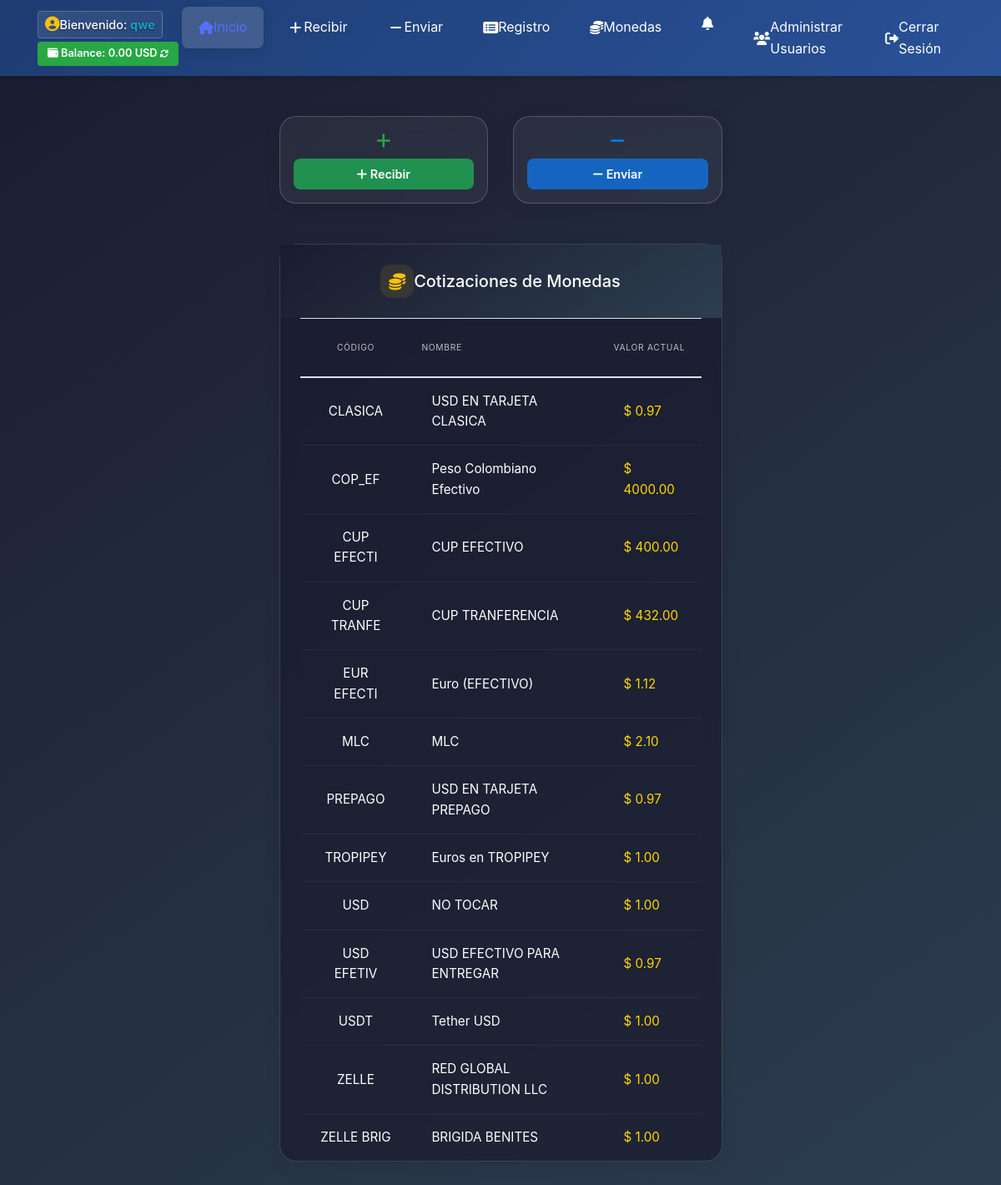
Page /eglisapp/ (signed in) on the committed database.
### remesas/models.py (models this page shows, shortened)
class Moneda(models.Model):
    TIPO_MONEDA_CHOICES = [
        ('efectivo', 'Efectivo'),
        ('transferencia', 'Transferencia'),
    ]
    codigo = models.CharField(max_length=10, unique=True, verbose_name='Código')
    nombre = models.CharField(max_length=50, verbose_name='Nombre')
    valor_actual = models.DecimalField(
        max_digits=15,
        decimal_places=6,
        verbose_name='Valor Actual',
        help_text='Valor actual de la moneda respecto al USD'
    )
    valor_comercial = models.DecimalField(
        max_digits=15,
        decimal_places=6,
        verbose_name='Valor Comercial',
        help_text='Valor comercial de la moneda para transacciones'
    )
    tipo_moneda = models.CharField(
        max_length=20,
        choices=TIPO_MONEDA_CHOICES,
        default='transferencia',
        verbose_name='Tipo de Moneda',
        help_text='Tipo de moneda: efectivo o transferencia'
    )
    activa = models.BooleanField(default=True, verbose_name='Activa')
    fecha_creacion = models.DateTimeField(auto_now_add=True)
    fecha_actualizacion = models.DateTimeField(auto_now=True)
    class Meta:
        verbose_name = 'Moneda'
        verbose_name_plural = 'Monedas'
        ordering = ['codigo']

### eglisapp/views.py (the view)
# urls.py: 2. Add a URL to urlpatterns:  path('', views.home, name='home')
@login_required
def home(request):
    from remesas.models import Moneda
    monedas = Moneda.objects.filter(activa=True)
    return render(request, 'eglisapp/home.html', {'monedas': monedas})

### eglisapp/templates/eglisapp/home.html (shortened to what this page needs)
{% extends "eglisapp/base.html" %}
{% load static %}
{% block content %}
<section class="hero-section min-vh-100 d-flex align-items-center py-4 py-md-5" style="background: transparent;">
    <div class="container px-4">
        <div class="row justify-content-center mb-4 mb-md-5">
            <div class="col-12">
                <div class="row g-2 justify-content-center">
                    <div class="col-5 col-sm-4 col-md-3">
                        <div class="card h-100 bg-recibir hover-shadow transition">
                            <div class="card-body text-center p-2 p-sm-3">
                                <div class="mb-2">
                                    <i class="fas fa-plus fa-lg text-success"></i>
                                </div>
                                <a href="{% url 'remesas:nueva_remesa' %}" class="btn w-100 btn-action btn-recibir btn-compact">
                                    <i class="fas fa-plus me-1"></i> Recibir
                                </a>
                            </div>
                        </div>
                    </div>
                    <div class="col-5 col-sm-4 col-md-3">
                        <div class="card h-100 bg-enviar hover-shadow transition">
                            <div class="card-body text-center p-2 p-sm-3">
                                <div class="mb-2">
                                    <i class="fas fa-minus fa-lg text-primary"></i>
                                </div>
                                <a href="{% url 'remesas:crear_pago' %}" class="btn w-100 btn-action btn-enviar btn-compact">
                                    <i class="fas fa-minus me-1"></i> Enviar
                                </a>
                            </div>
                        </div>
                    </div>
                </div>
            </div>
        </div>
        <div class="row justify-content-center">
            <div class="col-12 col-md-8 col-lg-6">
                <div class="card shadow-lg cotizaciones-card">
                    <div class="card-header py-4 border-0" style="background: linear-gradient(145deg, #1a1c2e, #2c3e50);">
                        <div class="d-flex align-items-center justify-content-center">
                            <div class="header-icon me-3">
                                <i class="fas fa-coins fa-lg text-warning"></i>
                            </div>
                            <h5 class="mb-0 text-white fw-semibold">Cotizaciones de Monedas</h5>
                        </div>
                    </div>
                    <div class="card-body px-4 py-0">
                        <div class="table-responsive">
                            <table class="table table-hover mb-0 cotizaciones-table">
                                <thead>
                                    <tr>
                                        <th class="py-4 text-center text-uppercase"><small>Código</small></th>
                                        <th class="py-4 text-uppercase"><small>Nombre</small></th>
                                        <th class="py-4 text-end text-uppercase"><small>Valor Actual</small></th>
                                    </tr>
                                </thead>
                                <tbody>
                                    {% for moneda in monedas %}
                                    <tr class="cotizacion-row">
                                        <td class="py-3 px-4 border-0 text-center">
                                            <span class="text-white-75">{{ moneda.codigo }}</span>
                                        </td>
                                        <td class="py-3 px-4 border-0">
                                            <span class="text-white-75">{{ moneda.nombre }}</span>
                                        </td>
                                        <td class="py-3 px-4 border-0 text-end">
                                            <span class="fw-semibold" style="color: #ffd700;">$ {{ moneda.valor_actual|floatformat:2 }}</span>
                                        </td>
                                    </tr>
                                    {% endfor %}
                                </tbody>
                            </table>
                        </div>
                    </div>
                </div>
            </div>
        </div>
    </div>
</section>
{% endblock %}

### eglisapp/templates/eglisapp/base.html (shortened to what this page needs)
<!DOCTYPE html>
<html lang="es">
<head>
    {% load static %}
    <link href="{% static 'eglisapp/vendor/bootstrap/css/bootstrap.min.css' %}" rel="stylesheet">
    <link href="{% static 'eglisapp/css/gestion.css' %}" rel="stylesheet">
    <link rel="stylesheet" href="https://cdnjs.cloudflare.com/ajax/libs/font-awesome/6.0.0/css/all.min.css">
    <link rel="stylesheet" href="https://cdn.jsdelivr.net/npm/sweetalert2@11/dist/sweetalert2.min.css">
</head>
<body{% block body_class %}{% endblock %}>
    <nav class="navbar navbar-expand-lg navbar-dark sticky-top py-2" id="mainNav">
        <div class="container">
            {% if user.is_authenticated %}
            <div class="d-flex flex-column align-items-start">
              <div class="text-white mb-1 px-2 py-1 rounded" style="background: linear-gradient(135deg, rgba(255,255,255,0.1), rgba(255,255,255,0.05)); border: 1px solid rgba(255,255,255,0.2); backdrop-filter: blur(10px);">
                <div class="d-flex align-items-center gap-2">
                  <i class="fas fa-user-circle text-warning" style="font-size: 1.1rem;"></i>
                  <span style="font-size: 0.9rem; font-weight: 500; text-shadow: 0 1px 2px rgba(0,0,0,0.5);">
                    Bienvenido: <strong class="text-info">{{ user.first_name|default:user.username }}</strong>
                  </span>
                </div>
              </div>
              {% if user.is_authenticated %}
              <div class="d-flex align-items-center">
                {% if user_balance is not None and user_balance >= 0 %}
                <span class="badge bg-success rounded-pill fs-4" id="balance-badge" style="cursor: pointer;" title="Clic para actualizar balance">
                <i class="fas fa-wallet me-1"></i>
                <span class="fw-medium">Balance:</span>
                  <span id="balance-amount">{{ user_balance|floatformat:2 }}</span> <span id="balance-currency">{{ user_balance_moneda }}</span>
                  <i class="fas fa-sync-alt ms-1" id="balance-refresh-icon" style="font-size: 0.8em;"></i>
                </span>
                {% endif %}
              </div>
              {% endif %}
            </div>
            {% endif %}
      <div class="collapse navbar-collapse mt-2 mt-lg-0" id="navbarResponsive">
        <ul class="navbar-nav mx-auto">
          <li class="nav-item {% if request.resolver_match.url_name == 'home' %}active{% endif %}">
            <a class="nav-link d-flex align-items-center gap-2" href="{% url 'home' %}">
              <i class="fas fa-home"></i>
              <span>Inicio</span>
            </a>
          </li>
          <li class="nav-item {% if request.resolver_match.url_name == 'nueva_remesa' %}active{% endif %}">
            <a class="nav-link d-flex align-items-center gap-2" href="{% url 'remesas:nueva_remesa' %}">
              <i class="fas fa-plus fa-fw"></i>
              <span>Recibir</span>
            </a>
          </li>
          <li class="nav-item {% if request.resolver_match.url_name == 'crear_pago' %}active{% endif %}">
            <a class="nav-link d-flex align-items-center gap-2" href="{% url 'remesas:crear_pago' %}">
              <i class="fas fa-minus fa-fw"></i>
              <span>Enviar</span>
            </a>
          </li>
          <li class="nav-item {% if request.resolver_match.url_name == 'registro_transacciones' %}active{% endif %}">
            <a class="nav-link d-flex align-items-center gap-2" href="{% url 'remesas:registro_transacciones' %}">
              <i class="fas fa-list-alt"></i>
              <span>Registro</span>
            </a>
          </li>
          {% if user_tipo == 'admin' or user_tipo == 'contable' %}
          <li class="nav-item {% if request.resolver_match.url_name == 'lista_monedas' %}active{% endif %}">
            <a class="nav-link d-flex align-items-center gap-2" href="{% url 'remesas:lista_monedas' %}">
              <i class="fas fa-coins"></i>
              <span>Monedas</span>
            </a>
          </li>
          {% endif %}
          {% if user.is_authenticated and user_tipo == 'admin' %}
          <li class="nav-item {% if request.resolver_match.url_name == 'destinatarios' %}active{% endif %}">
            <a class="nav-link d-flex align-items-center gap-2" href="{% url 'notificaciones:destinatarios' %}"
               title="Gestión de Destinatarios" data-bs-toggle="tooltip">
              <i class="fas fa-bell"></i>
            </a>
          </li>
          {% endif %}
          {% if user.is_authenticated %}
            {% if user_tipo == 'admin' %}
            <li class="nav-item">
              <a class="nav-link d-flex align-items-center gap-2" href="{% url 'admin_usuarios' %}">
                <i class="fas fa-users"></i>
                <span>Administrar Usuarios</span>
              </a>
            </li>
            {% endif %}
            <li class="nav-item">
              <a class="nav-link d-flex align-items-center gap-2" href="{% url 'login:logout' %}">
                <i class="fas fa-sign-out-alt"></i>
                <span>Cerrar Sesión</span>
              </a>
            </li>
          {% endif %}
        </ul>
      </div>
    </div>
  </nav>
  <div class="pull-to-refresh-container">
  </div>
    {% block content %}
    {% endblock %}
</body>
</html>

### eglisapp/static/eglisapp/css/gestion.css (style rules this page uses)
:root { --primary-gradient: linear-gradient(135deg, #1a2980 0%, #576ffb 100%); --text-color: #e2e8f0; --nav-bg: rgba(26, 32, 44, 0.95); --nav-text: #ffffff; --accent: #4facfe; --hover-color: #576ffb; --card-bg: rgba(26, 32, 44, 0.8); --border-color: rgba(255, 255, 255, 0.1); --nav-hover-bg: rgba(255, 255, 255, 0.1); --nav-active-bg: rgba(255, 255, 255, 0.15); }
body { display: grid; grid-template-rows: auto 1fr auto; min-height: 100vh; background-color: #07519c; color: #1e293b; font-family: 'Inter', sans-serif; line-height: 1.6; margin: 0; padding: 0; }
.hero-section { background: var(--primary-gradient); padding: 6rem 0; position: relative; overflow: hidden; }
.hero-section::before { content: ''; position: absolute; top: 0; left: 0; right: 0; bottom: 0; background: url('../img/pattern.png'); opacity: 0.1; }
.navbar-dark { background: linear-gradient(135deg, #1e3c72 0%, #2a5298 100%); box-shadow: 0 2px 4px rgba(0, 0, 0, 0.1); }
.nav-item { margin: 0 0.25rem; position: relative; border-radius: 8px; transition: all 0.3s ease; }
.nav-link { color: var(--nav-text) !important; padding: 0.75rem 1.25rem !important; border-radius: 8px; transition: all 0.3s cubic-bezier(0.4, 0, 0.2, 1); position: relative; overflow: hidden; }
.nav-link::before { content: ''; position: absolute; top: 0; left: 0; width: 100%; height: 100%; background: var(--nav-hover-bg); transform: translateX(-100%); transition: transform 0.3s ease; z-index: -1; border-radius: 8px; }
.nav-item.active .nav-link { background: var(--nav-active-bg); color: var(--hover-color) !important; box-shadow: 0 4px 12px rgba(0, 0, 0, 0.1); }

### eglisapp/templates/eglisapp/base.html (style rules this page uses)
:root { --navbar-height-mobile: 60px; --navbar-height-desktop: 80px; }
html, body { -webkit-tap-highlight-color: transparent; margin: 0; padding: 0; min-height: 100vh; color: #ffffff; }
body { background: linear-gradient(145deg, #1a1c2e, #2c3e50) fixed; background-size: cover; }
.pull-to-refresh-container { position: fixed; top: 0; left: 0; right: 0; height: 120px; z-index: 2000; pointer-events: none; overflow: hidden; }
.navbar { min-height: var(--navbar-height-mobile); }
@media (min-width: 992px) { .navbar { min-height: var(--navbar-height-desktop); } }
.nav-link { padding: 0.75rem 1rem; }
.badge { padding: 0.5em 0.75em; }

### eglisapp/templates/eglisapp/home.html (style rules this page uses)
.hover-shadow { transition: all 0.3s ease; border: 1px solid rgba(255, 255, 255, 0.1); }
.transition { transition: all 0.3s ease; }
.bg-recibir { background: #219150; color: #fff; border: none; }
.bg-enviar { background: #1565c0; color: #fff; border: none; }
.btn-recibir { background-color: #219150; color: #fff; }
.btn-enviar { background-color: #1565c0; color: #fff; }
.btn-action { padding: 0.75rem 1.5rem; font-weight: 600; border-radius: 0.5rem; transition: all 0.3s ease; border: none; }
.btn-compact { padding: 0.5rem 0.75rem; font-size: 0.9rem; font-weight: 600; }
.cotizaciones-card { background: rgba(26, 28, 46, 0.7); }
.header-icon { width: 40px; height: 40px; display: flex; align-items: center; justify-content: center; background: rgba(255, 193, 7, 0.1); border-radius: 12px; }
.cotizaciones-table { font-size: 0.95rem; color: #fff; margin: 0; }
.cotizaciones-table thead { border-bottom: 2px solid rgba(255, 255, 255, 0.1); }
.cotizaciones-table th { font-weight: 600; letter-spacing: 0.7px; color: rgba(255, 255, 255, 0.7); text-transform: uppercase; font-size: 0.8rem; }
.cotizacion-row { border-bottom: 1px solid rgba(255, 255, 255, 0.05); }
.cotizacion-row td { vertical-align: middle; }
.cotizacion-row:last-child { border-bottom: none; }
.card { backdrop-filter: blur(10px); border: 1px solid rgba(255, 255, 255, 0.15); border-radius: 1.25rem; box-shadow: 0 4px 20px rgba(0, 0, 0, 0.1); }
.card.bg-recibir, .card.bg-enviar { background-color: rgba(255, 255, 255, 0.05); backdrop-filter: blur(10px); border: 1px solid rgba(255, 255, 255, 0.2); }
.badge { font-weight: 600; padding: 0.5rem 0.75rem; font-size: 0.8rem; }
.card, .btn, .badge { transition: all 0.3s cubic-bezier(0.4, 0, 0.2, 1); }
.table tbody tr { transition: background-color 0.2s ease; }

### rows in the picture
Moneda: codigo "USD", nombre "NO TOCAR", valor_actual "1.00"
Moneda: codigo "CLASICA", nombre "USD EN TARJETA CLASICA", valor_actual "0.97"
Moneda: codigo "COP_EF", nombre "Peso Colombiano Efectivo", valor_actual "4000.00"
Moneda: codigo "CUP EFECTI", nombre "CUP EFECTIVO", valor_actual "400.00"
Moneda: codigo "CUP TRANFE", nombre "CUP TRANFERENCIA", valor_actual "432.00"
Moneda: codigo "EUR EFECTI", nombre "Euro (EFECTIVO)", valor_actual "1.12"
Moneda: codigo "MLC", nombre "MLC", valor_actual "2.10"
Moneda: codigo "PREPAGO", nombre "USD EN TARJETA PREPAGO", valor_actual "0.97"
Moneda: codigo "TROPIPEY", nombre "Euros en TROPIPEY", valor_actual "1.00"
Moneda: codigo "USD EFETIV", nombre "USD EFECTIVO PARA ENTREGAR", valor_actual "0.97"
Moneda: codigo "USDT", nombre "Tether USD", valor_actual "1.00"
Moneda: codigo "ZELLE", nombre "RED GLOBAL DISTRIBUTION LLC", valor_actual "1.00"
Moneda: codigo "ZELLE BRIG", nombre "BRIGIDA BENITES", valor_actual "1.00"

### other values in the picture
{{ user.first_name|default:user.username }} "qwe"
{{ user_balance|floatformat:2 }} "0.00"
